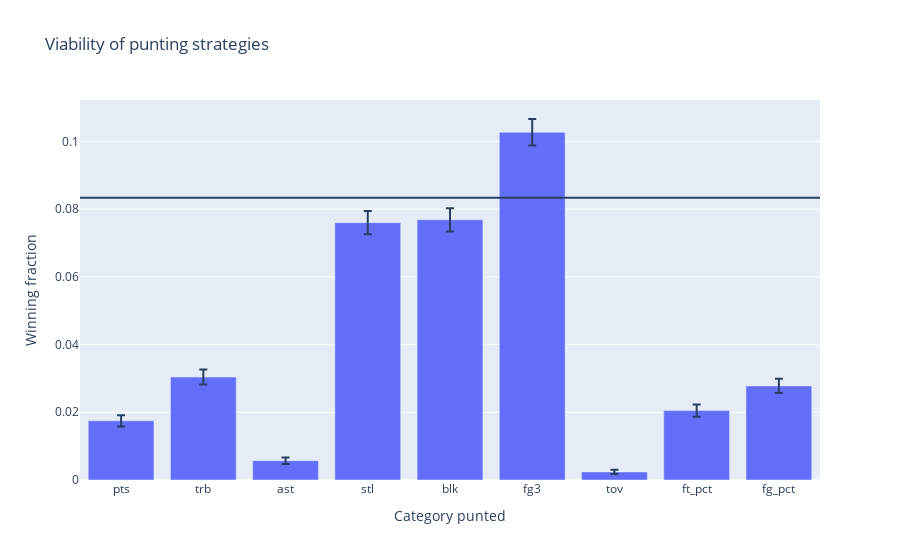

Notebook code for this chart:
### Code cell
update_layout(
    xaxis_title="Date", yaxis_title="7 day avg"
)
fig = go.Figure()

fig.add_trace(go.Bar(
    name='Experimental',
    x=results_unpacked[0], y=results_unpacked[1],
    error_y=dict(type='data', array=results_unpacked[2])
))
fig.add_hline(1/12)
fig.update_layout(
    xaxis_title="Category punted", yaxis_title="Winning fraction",title = 'Viability of punting strategies'
)

### Figure 1 — Plotly figure (JSON) as saved in the notebook; plotly's stock layout.template omitted (floating-point values rounded to 4 significant figures)
{"data": [{"error_y": {"array": [0.001691, 0.002216, 0.0009726, 0.003421, 0.003439, 0.003919, 0.0006302, 0.001829, 0.002122], "type": "data"}, "name": "Experimental", "type": "bar", "x": ["pts", "trb", "ast", "stl", "blk", "fg3", "tov", "ft_pct", "fg_pct"], "y": [0.01746, 0.03038, 0.005708, 0.076, 0.07685, 0.1027, 0.002389, 0.02049, 0.02778]}], "layout": {"shapes": [{"type": "line", "x0": 0, "x1": 1, "xref": "x domain", "y0": 0.08333, "y1": 0.08333, "yref": "y"}], "title": {"text": "Viability of punting strategies"}, "xaxis": {"title": {"text": "Category punted"}}, "yaxis": {"title": {"text": "Winning fraction"}}}}
